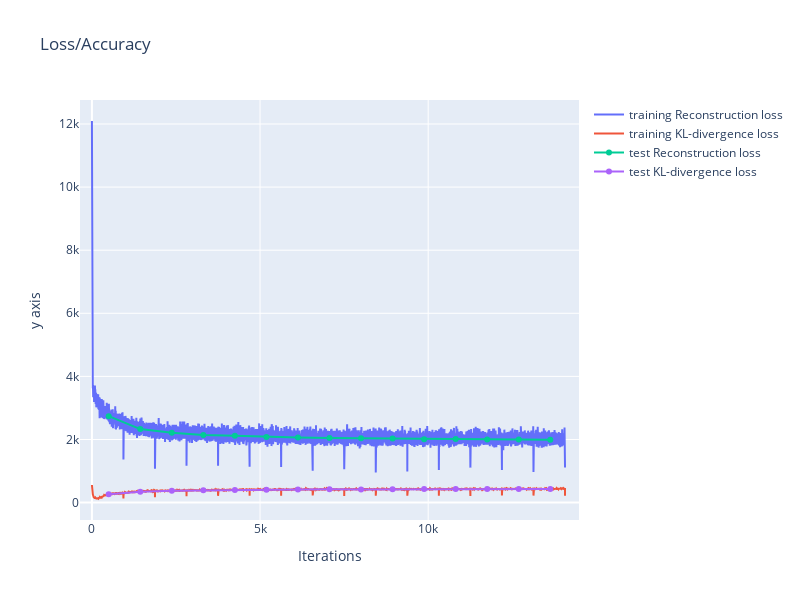

Here is the notebook cell this chart was saved with:
### Code cell
f1 = go.Figure(
    data = [
        go.Scatter(x=x_batch, y=train_rloss_list, name="training Reconstruction loss"),
        go.Scatter(x=x_batch, y=train_kl_list, name="training KL-divergence loss"),
        go.Scatter(x=x_batch_500, y=test_rloss_list, name="test Reconstruction loss"),
        go.Scatter(x=x_batch_500, y=test_kl_list, name="test KL-divergence loss"),
    ],
    layout = {"xaxis": {"title": "Iterations"}, "yaxis": {"title": "y axis"}, "title": "Loss/Accuracy", "width": 800, "height": 600}
)
f1

### Figure 1 — Plotly figure (JSON) as saved in the notebook; plotly's stock layout.template omitted (floating-point values rounded to 4 significant figures; data arrays with more than 128 entries replaced by an {"elided": "..."} marker saying what was removed)
{"data": [{"name": "training Reconstruction loss", "type": "scatter", "x": {"elided": "14070 int values"}, "y": {"elided": "14070 float values"}}, {"name": "training KL-divergence loss", "type": "scatter", "x": {"elided": "14070 int values"}, "y": {"elided": "14070 float values"}}, {"name": "test Reconstruction loss", "type": "scatter", "x": [499, 1437, 2375, 3313, 4251, 5189, 6127, 7065, 8003, 8941, 9879, 10817, 11755, 12693, 13631], "y": [2739.0, 2329.0, 2214.0, 2145.0, 2115.0, 2079.0, 2065.0, 2046.0, 2037.0, 2030.0, 2011.0, 2014.0, 2000.0, 1998.0, 1993.0]}, {"name": "test KL-divergence loss", "type": "scatter", "x": [499, 1437, 2375, 3313, 4251, 5189, 6127, 7065, 8003, 8941, 9879, 10817, 11755, 12693, 13631], "y": [260.5, 344.9, 378.1, 388.7, 402.8, 404.0, 413.1, 420.9, 415.8, 421.9, 427.9, 427.8, 428.6, 429.9, 434.4]}], "layout": {"height": 600, "title": {"text": "Loss/Accuracy"}, "width": 800, "xaxis": {"title": {"text": "Iterations"}}, "yaxis": {"title": {"text": "y axis"}}}}
